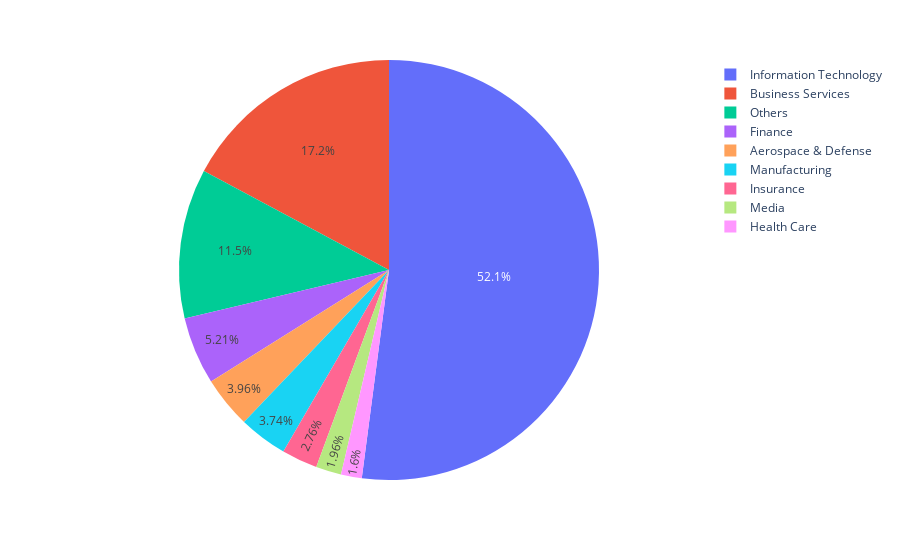

Here is the notebook cell this chart was saved with:
### Code cell
px.pie(newSector, values='Count', names='Sector')

### Figure 1 — Plotly figure (JSON) as saved in the notebook; plotly's stock layout.template omitted (floating-point values rounded to 4 significant figures)
{"data": [{"domain": {"x": [0, 1], "y": [0, 1]}, "hovertemplate": "Sector=%{label}<br>Count=%{value}<extra></extra>", "labels": ["Information Technology", "Business Services", "Finance", "Aerospace & Defense", "Manufacturing", "Insurance", "Media", "Health Care", "Others"], "legendgroup": "", "name": "", "showlegend": true, "type": "pie", "values": [1170, 386, 117, 89, 84, 62, 44, 36, 259]}], "layout": {"legend": {"tracegroupgap": 0}, "margin": {"t": 60}}}
